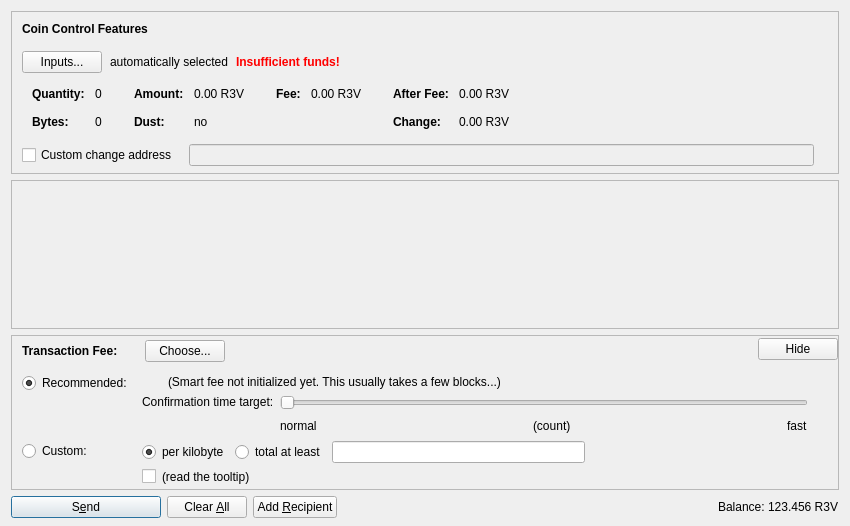
<?xml version="1.0" encoding="UTF-8"?>
<ui version="4.0">
 <class>SendCoinsDialog</class>
 <widget class="QDialog" name="SendCoinsDialog">
  <property name="geometry">
   <rect>
    <x>0</x>
    <y>0</y>
    <width>850</width>
    <height>526</height>
   </rect>
  </property>
  <property name="windowTitle">
   <string>Send Coins</string>
  </property>
  <layout class="QVBoxLayout" name="verticalLayout" stretch="0,1,0,0">
   <property name="bottomMargin">
    <number>8</number>
   </property>
   <item>
    <widget class="QFrame" name="frameCoinControl">
     <property name="sizePolicy">
      <sizepolicy hsizetype="Expanding" vsizetype="Expanding">
       <horstretch>0</horstretch>
       <verstretch>0</verstretch>
      </sizepolicy>
     </property>
     <property name="maximumSize">
      <size>
       <width>16777215</width>
       <height>16777215</height>
      </size>
     </property>
     <property name="frameShape">
      <enum>QFrame::StyledPanel</enum>
     </property>
     <property name="frameShadow">
      <enum>QFrame::Sunken</enum>
     </property>
     <layout class="QVBoxLayout" name="verticalLayoutCoinControl2">
      <property name="spacing">
       <number>0</number>
      </property>
      <property name="leftMargin">
       <number>0</number>
      </property>
      <property name="topMargin">
       <number>0</number>
      </property>
      <property name="rightMargin">
       <number>0</number>
      </property>
      <property name="bottomMargin">
       <number>6</number>
      </property>
      <item>
       <layout class="QVBoxLayout" name="verticalLayoutCoinControl" stretch="0,0,0,0,1">
        <property name="spacing">
         <number>0</number>
        </property>
        <property name="leftMargin">
         <number>10</number>
        </property>
        <property name="topMargin">
         <number>10</number>
        </property>
        <item>
         <layout class="QHBoxLayout" name="horizontalLayoutCoinControl1">
          <property name="bottomMargin">
           <number>15</number>
          </property>
          <item>
           <widget class="QLabel" name="labelCoinControlFeatures">
            <property name="sizePolicy">
             <sizepolicy hsizetype="Preferred" vsizetype="Maximum">
              <horstretch>0</horstretch>
              <verstretch>0</verstretch>
             </sizepolicy>
            </property>
            <property name="font">
             <font>
              <weight>75</weight>
              <bold>true</bold>
             </font>
            </property>
            <property name="styleSheet">
             <string notr="true">font-weight:bold;</string>
            </property>
            <property name="text">
             <string>Coin Control Features</string>
            </property>
           </widget>
          </item>
         </layout>
        </item>
        <item>
         <layout class="QHBoxLayout" name="horizontalLayoutCoinControl2" stretch="0,0,0,0">
          <property name="spacing">
           <number>8</number>
          </property>
          <property name="bottomMargin">
           <number>10</number>
          </property>
          <item>
           <widget class="QPushButton" name="pushButtonCoinControl">
            <property name="styleSheet">
             <string notr="true"/>
            </property>
            <property name="text">
             <string>Inputs...</string>
            </property>
            <property name="autoDefault">
             <bool>false</bool>
            </property>
           </widget>
          </item>
          <item>
           <widget class="QLabel" name="labelCoinControlAutomaticallySelected">
            <property name="text">
             <string>automatically selected</string>
            </property>
            <property name="margin">
             <number>5</number>
            </property>
           </widget>
          </item>
          <item>
           <widget class="QLabel" name="labelCoinControlInsuffFunds">
            <property name="font">
             <font>
              <weight>75</weight>
              <bold>true</bold>
             </font>
            </property>
            <property name="styleSheet">
             <string notr="true">color:red;font-weight:bold;</string>
            </property>
            <property name="text">
             <string>Insufficient funds!</string>
            </property>
            <property name="margin">
             <number>5</number>
            </property>
           </widget>
          </item>
          <item>
           <spacer name="horizontalSpacerCoinControl">
            <property name="orientation">
             <enum>Qt::Horizontal</enum>
            </property>
            <property name="sizeHint" stdset="0">
             <size>
              <width>40</width>
              <height>1</height>
             </size>
            </property>
           </spacer>
          </item>
         </layout>
        </item>
        <item>
         <widget class="QWidget" name="widgetCoinControl" native="true">
          <property name="sizePolicy">
           <sizepolicy hsizetype="Preferred" vsizetype="Preferred">
            <horstretch>0</horstretch>
            <verstretch>0</verstretch>
           </sizepolicy>
          </property>
          <property name="minimumSize">
           <size>
            <width>0</width>
            <height>0</height>
           </size>
          </property>
          <property name="styleSheet">
           <string notr="true"/>
          </property>
          <layout class="QHBoxLayout" name="horizontalLayoutCoinControl5">
           <property name="leftMargin">
            <number>0</number>
           </property>
           <property name="topMargin">
            <number>0</number>
           </property>
           <property name="rightMargin">
            <number>0</number>
           </property>
           <property name="bottomMargin">
            <number>0</number>
           </property>
           <item>
            <layout class="QHBoxLayout" name="horizontalLayoutCoinControl3" stretch="0,0,0,1">
             <property name="spacing">
              <number>20</number>
             </property>
             <property name="topMargin">
              <number>0</number>
             </property>
             <property name="bottomMargin">
              <number>10</number>
             </property>
             <item>
              <layout class="QFormLayout" name="formLayoutCoinControl1">
               <property name="horizontalSpacing">
                <number>10</number>
               </property>
               <property name="verticalSpacing">
                <number>14</number>
               </property>
               <property name="leftMargin">
                <number>10</number>
               </property>
               <property name="topMargin">
                <number>4</number>
               </property>
               <property name="rightMargin">
                <number>6</number>
               </property>
               <item row="0" column="0">
                <widget class="QLabel" name="labelCoinControlQuantityText">
                 <property name="font">
                  <font>
                   <weight>75</weight>
                   <bold>true</bold>
                  </font>
                 </property>
                 <property name="text">
                  <string>Quantity:</string>
                 </property>
                 <property name="margin">
                  <number>0</number>
                 </property>
                </widget>
               </item>
               <item row="0" column="1">
                <widget class="QLabel" name="labelCoinControlQuantity">
                 <property name="cursor">
                  <cursorShape>IBeamCursor</cursorShape>
                 </property>
                 <property name="contextMenuPolicy">
                  <enum>Qt::ActionsContextMenu</enum>
                 </property>
                 <property name="text">
                  <string notr="true">0</string>
                 </property>
                 <property name="margin">
                  <number>0</number>
                 </property>
                 <property name="textInteractionFlags">
                  <set>Qt::LinksAccessibleByMouse|Qt::TextSelectableByKeyboard|Qt::TextSelectableByMouse</set>
                 </property>
                </widget>
               </item>
               <item row="1" column="0">
                <widget class="QLabel" name="labelCoinControlBytesText">
                 <property name="font">
                  <font>
                   <weight>75</weight>
                   <bold>true</bold>
                  </font>
                 </property>
                 <property name="text">
                  <string>Bytes:</string>
                 </property>
                </widget>
               </item>
               <item row="1" column="1">
                <widget class="QLabel" name="labelCoinControlBytes">
                 <property name="cursor">
                  <cursorShape>IBeamCursor</cursorShape>
                 </property>
                 <property name="contextMenuPolicy">
                  <enum>Qt::ActionsContextMenu</enum>
                 </property>
                 <property name="text">
                  <string notr="true">0</string>
                 </property>
                 <property name="textInteractionFlags">
                  <set>Qt::LinksAccessibleByMouse|Qt::TextSelectableByKeyboard|Qt::TextSelectableByMouse</set>
                 </property>
                </widget>
               </item>
              </layout>
             </item>
             <item>
              <layout class="QFormLayout" name="formLayoutCoinControl2">
               <property name="horizontalSpacing">
                <number>10</number>
               </property>
               <property name="verticalSpacing">
                <number>14</number>
               </property>
               <property name="leftMargin">
                <number>6</number>
               </property>
               <property name="topMargin">
                <number>4</number>
               </property>
               <property name="rightMargin">
                <number>6</number>
               </property>
               <item row="0" column="0">
                <widget class="QLabel" name="labelCoinControlAmountText">
                 <property name="font">
                  <font>
                   <weight>75</weight>
                   <bold>true</bold>
                  </font>
                 </property>
                 <property name="text">
                  <string>Amount:</string>
                 </property>
                 <property name="margin">
                  <number>0</number>
                 </property>
                </widget>
               </item>
               <item row="0" column="1">
                <widget class="QLabel" name="labelCoinControlAmount">
                 <property name="cursor">
                  <cursorShape>IBeamCursor</cursorShape>
                 </property>
                 <property name="contextMenuPolicy">
                  <enum>Qt::ActionsContextMenu</enum>
                 </property>
                 <property name="text">
                  <string notr="true">0.00 R3V</string>
                 </property>
                 <property name="textInteractionFlags">
                  <set>Qt::LinksAccessibleByMouse|Qt::TextSelectableByKeyboard|Qt::TextSelectableByMouse</set>
                 </property>
                </widget>
               </item>
               <item row="1" column="0">
                <widget class="QLabel" name="labelCoinControlLowOutputText">
                 <property name="font">
                  <font>
                   <weight>75</weight>
                   <bold>true</bold>
                  </font>
                 </property>
                 <property name="text">
                  <string>Dust:</string>
                 </property>
                </widget>
               </item>
               <item row="1" column="1">
                <widget class="QLabel" name="labelCoinControlLowOutput">
                 <property name="cursor">
                  <cursorShape>IBeamCursor</cursorShape>
                 </property>
                 <property name="contextMenuPolicy">
                  <enum>Qt::ActionsContextMenu</enum>
                 </property>
                 <property name="text">
                  <string notr="true">no</string>
                 </property>
                 <property name="textInteractionFlags">
                  <set>Qt::LinksAccessibleByMouse|Qt::TextSelectableByKeyboard|Qt::TextSelectableByMouse</set>
                 </property>
                </widget>
               </item>
              </layout>
             </item>
             <item>
              <layout class="QFormLayout" name="formLayoutCoinControl3">
               <property name="horizontalSpacing">
                <number>10</number>
               </property>
               <property name="verticalSpacing">
                <number>14</number>
               </property>
               <property name="leftMargin">
                <number>6</number>
               </property>
               <property name="topMargin">
                <number>4</number>
               </property>
               <property name="rightMargin">
                <number>6</number>
               </property>
               <item row="0" column="0">
                <widget class="QLabel" name="labelCoinControlFeeText">
                 <property name="font">
                  <font>
                   <weight>75</weight>
                   <bold>true</bold>
                  </font>
                 </property>
                 <property name="text">
                  <string>Fee:</string>
                 </property>
                 <property name="margin">
                  <number>0</number>
                 </property>
                </widget>
               </item>
               <item row="0" column="1">
                <widget class="QLabel" name="labelCoinControlFee">
                 <property name="cursor">
                  <cursorShape>IBeamCursor</cursorShape>
                 </property>
                 <property name="contextMenuPolicy">
                  <enum>Qt::ActionsContextMenu</enum>
                 </property>
                 <property name="text">
                  <string notr="true">0.00 R3V</string>
                 </property>
                 <property name="textInteractionFlags">
                  <set>Qt::LinksAccessibleByMouse|Qt::TextSelectableByKeyboard|Qt::TextSelectableByMouse</set>
                 </property>
                </widget>
               </item>
              </layout>
             </item>
             <item>
              <layout class="QFormLayout" name="formLayoutCoinControl4">
               <property name="horizontalSpacing">
                <number>10</number>
               </property>
               <property name="verticalSpacing">
                <number>14</number>
               </property>
               <property name="leftMargin">
                <number>6</number>
               </property>
               <property name="topMargin">
                <number>4</number>
               </property>
               <property name="rightMargin">
                <number>6</number>
               </property>
               <item row="0" column="0">
                <widget class="QLabel" name="labelCoinControlAfterFeeText">
                 <property name="font">
                  <font>
                   <weight>75</weight>
                   <bold>true</bold>
                  </font>
                 </property>
                 <property name="text">
                  <string>After Fee:</string>
                 </property>
                 <property name="margin">
                  <number>0</number>
                 </property>
                </widget>
               </item>
               <item row="0" column="1">
                <widget class="QLabel" name="labelCoinControlAfterFee">
                 <property name="cursor">
                  <cursorShape>IBeamCursor</cursorShape>
                 </property>
                 <property name="contextMenuPolicy">
                  <enum>Qt::ActionsContextMenu</enum>
                 </property>
                 <property name="text">
                  <string notr="true">0.00 R3V</string>
                 </property>
                 <property name="textInteractionFlags">
                  <set>Qt::LinksAccessibleByMouse|Qt::TextSelectableByKeyboard|Qt::TextSelectableByMouse</set>
                 </property>
                </widget>
               </item>
               <item row="1" column="0">
                <widget class="QLabel" name="labelCoinControlChangeText">
                 <property name="font">
                  <font>
                   <weight>75</weight>
                   <bold>true</bold>
                  </font>
                 </property>
                 <property name="text">
                  <string>Change:</string>
                 </property>
                </widget>
               </item>
               <item row="1" column="1">
                <widget class="QLabel" name="labelCoinControlChange">
                 <property name="cursor">
                  <cursorShape>IBeamCursor</cursorShape>
                 </property>
                 <property name="contextMenuPolicy">
                  <enum>Qt::ActionsContextMenu</enum>
                 </property>
                 <property name="text">
                  <string notr="true">0.00 R3V</string>
                 </property>
                 <property name="textInteractionFlags">
                  <set>Qt::LinksAccessibleByMouse|Qt::TextSelectableByKeyboard|Qt::TextSelectableByMouse</set>
                 </property>
                </widget>
               </item>
              </layout>
             </item>
            </layout>
           </item>
          </layout>
         </widget>
        </item>
        <item>
         <layout class="QHBoxLayout" name="horizontalLayoutCoinControl4" stretch="0,0,0">
          <property name="spacing">
           <number>12</number>
          </property>
          <property name="sizeConstraint">
           <enum>QLayout::SetDefaultConstraint</enum>
          </property>
          <property name="topMargin">
           <number>5</number>
          </property>
          <property name="rightMargin">
           <number>5</number>
          </property>
          <item>
           <widget class="QCheckBox" name="checkBoxCoinControlChange">
            <property name="toolTip">
             <string>If this is activated, but the change address is empty or invalid, change will be sent to a newly generated address.</string>
            </property>
            <property name="text">
             <string>Custom change address</string>
            </property>
           </widget>
          </item>
          <item>
           <widget class="QValidatedLineEdit" name="lineEditCoinControlChange">
            <property name="enabled">
             <bool>false</bool>
            </property>
            <property name="sizePolicy">
             <sizepolicy hsizetype="Expanding" vsizetype="Fixed">
              <horstretch>0</horstretch>
              <verstretch>0</verstretch>
             </sizepolicy>
            </property>
           </widget>
          </item>
          <item>
           <widget class="QLabel" name="labelCoinControlChangeLabel">
            <property name="sizePolicy">
             <sizepolicy hsizetype="Preferred" vsizetype="Expanding">
              <horstretch>0</horstretch>
              <verstretch>0</verstretch>
             </sizepolicy>
            </property>
            <property name="minimumSize">
             <size>
              <width>0</width>
              <height>0</height>
             </size>
            </property>
            <property name="text">
             <string/>
            </property>
            <property name="margin">
             <number>3</number>
            </property>
           </widget>
          </item>
         </layout>
        </item>
        <item>
         <spacer name="verticalSpacerCoinControl">
          <property name="orientation">
           <enum>Qt::Vertical</enum>
          </property>
          <property name="sizeHint" stdset="0">
           <size>
            <width>800</width>
            <height>1</height>
           </size>
          </property>
         </spacer>
        </item>
       </layout>
      </item>
     </layout>
    </widget>
   </item>
   <item>
    <widget class="QScrollArea" name="scrollArea">
     <property name="widgetResizable">
      <bool>true</bool>
     </property>
     <widget class="QWidget" name="scrollAreaWidgetContents">
      <property name="geometry">
       <rect>
        <x>0</x>
        <y>0</y>
        <width>830</width>
        <height>104</height>
       </rect>
      </property>
      <layout class="QVBoxLayout" name="verticalLayout_2" stretch="0,1">
       <property name="leftMargin">
        <number>0</number>
       </property>
       <property name="topMargin">
        <number>0</number>
       </property>
       <property name="rightMargin">
        <number>0</number>
       </property>
       <property name="bottomMargin">
        <number>0</number>
       </property>
       <item>
        <layout class="QVBoxLayout" name="entries">
         <property name="spacing">
          <number>6</number>
         </property>
        </layout>
       </item>
       <item>
        <spacer name="verticalSpacer">
         <property name="orientation">
          <enum>Qt::Vertical</enum>
         </property>
         <property name="sizeHint" stdset="0">
          <size>
           <width>20</width>
           <height>40</height>
          </size>
         </property>
        </spacer>
       </item>
      </layout>
     </widget>
    </widget>
   </item>
   <item>
    <widget class="QFrame" name="frameFee">
     <property name="sizePolicy">
      <sizepolicy hsizetype="Expanding" vsizetype="Expanding">
       <horstretch>0</horstretch>
       <verstretch>0</verstretch>
      </sizepolicy>
     </property>
     <property name="maximumSize">
      <size>
       <width>16777215</width>
       <height>16777215</height>
      </size>
     </property>
     <property name="frameShape">
      <enum>QFrame::StyledPanel</enum>
     </property>
     <property name="frameShadow">
      <enum>QFrame::Sunken</enum>
     </property>
     <layout class="QVBoxLayout" name="verticalLayoutFee1">
      <property name="spacing">
       <number>0</number>
      </property>
      <property name="leftMargin">
       <number>0</number>
      </property>
      <property name="topMargin">
       <number>0</number>
      </property>
      <property name="rightMargin">
       <number>0</number>
      </property>
      <property name="bottomMargin">
       <number>0</number>
      </property>
      <item>
       <layout class="QVBoxLayout" name="verticalLayoutFee2" stretch="0,0,0">
        <property name="spacing">
         <number>0</number>
        </property>
        <property name="leftMargin">
         <number>10</number>
        </property>
        <property name="topMargin">
         <number>0</number>
        </property>
        <item>
         <layout class="QHBoxLayout" name="horizontalLayoutFee1">
          <property name="bottomMargin">
           <number>0</number>
          </property>
          <item>
           <layout class="QVBoxLayout" name="verticalLayoutFee7">
            <property name="spacing">
             <number>0</number>
            </property>
            <item>
             <spacer name="verticalSpacerSmartFee">
              <property name="orientation">
               <enum>Qt::Vertical</enum>
              </property>
              <property name="sizeType">
               <enum>QSizePolicy::Fixed</enum>
              </property>
              <property name="sizeHint" stdset="0">
               <size>
                <width>1</width>
                <height>4</height>
               </size>
              </property>
             </spacer>
            </item>
            <item>
             <layout class="QHBoxLayout" name="horizontalLayoutSmartFee">
              <property name="spacing">
               <number>10</number>
              </property>
              <item>
               <widget class="QLabel" name="labelFeeHeadline">
                <property name="sizePolicy">
                 <sizepolicy hsizetype="Preferred" vsizetype="Maximum">
                  <horstretch>0</horstretch>
                  <verstretch>0</verstretch>
                 </sizepolicy>
                </property>
                <property name="font">
                 <font>
                  <weight>75</weight>
                  <bold>true</bold>
                 </font>
                </property>
                <property name="styleSheet">
                 <string notr="true">font-weight:bold;</string>
                </property>
                <property name="text">
                 <string>Transaction Fee:</string>
                </property>
               </widget>
              </item>
              <item>
               <widget class="QLabel" name="labelFeeMinimized">
                <property name="text">
                 <string/>
                </property>
               </widget>
              </item>
              <item>
               <widget class="QPushButton" name="buttonChooseFee">
                <property name="text">
                 <string>Choose...</string>
                </property>
               </widget>
              </item>
             </layout>
            </item>
            <item>
             <spacer name="verticalSpacer_5">
              <property name="orientation">
               <enum>Qt::Vertical</enum>
              </property>
              <property name="sizeHint" stdset="0">
               <size>
                <width>1</width>
                <height>1</height>
               </size>
              </property>
             </spacer>
            </item>
           </layout>
          </item>
          <item>
           <spacer name="horizontalSpacer_4">
            <property name="orientation">
             <enum>Qt::Horizontal</enum>
            </property>
            <property name="sizeHint" stdset="0">
             <size>
              <width>40</width>
              <height>20</height>
             </size>
            </property>
           </spacer>
          </item>
          <item>
           <widget class="QPushButton" name="buttonMinimizeFee">
            <property name="toolTip">
             <string>collapse fee-settings</string>
            </property>
            <property name="text">
             <string>Hide</string>
            </property>
           </widget>
          </item>
         </layout>
        </item>
        <item>
         <widget class="QFrame" name="frameFeeSelection">
          <layout class="QVBoxLayout" name="verticalLayoutFee12">
           <property name="spacing">
            <number>0</number>
           </property>
           <property name="leftMargin">
            <number>0</number>
           </property>
           <property name="topMargin">
            <number>0</number>
           </property>
           <property name="rightMargin">
            <number>0</number>
           </property>
           <property name="bottomMargin">
            <number>0</number>
           </property>
           <item>
            <layout class="QGridLayout" name="gridLayoutFee">
             <property name="topMargin">
              <number>10</number>
             </property>
             <property name="bottomMargin">
              <number>4</number>
             </property>
             <property name="horizontalSpacing">
              <number>10</number>
             </property>
             <property name="verticalSpacing">
              <number>4</number>
             </property>
             <item row="1" column="1">
              <layout class="QVBoxLayout" name="verticalLayoutFee8">
               <property name="spacing">
                <number>6</number>
               </property>
               <item>
                <layout class="QHBoxLayout" name="horizontalLayoutFee13">
                 <item>
                  <widget class="QRadioButton" name="radioCustomPerKilobyte">
                   <property name="toolTip">
                    <string>If the custom fee is set to 1000 satoshis and the transaction is only 250 bytes, then &quot;per kilobyte&quot; only pays 250 satoshis in fee, while &quot;total at least&quot; pays 1000 satoshis. For transactions bigger than a kilobyte both pay by kilobyte.</string>
                   </property>
                   <property name="text">
                    <string>per kilobyte</string>
                   </property>
                   <property name="checked">
                    <bool>true</bool>
                   </property>
                   <attribute name="buttonGroup">
                    <string notr="true">groupCustomFee</string>
                   </attribute>
                  </widget>
                 </item>
                 <item>
                  <widget class="QRadioButton" name="radioCustomAtLeast">
                   <property name="toolTip">
                    <string>If the custom fee is set to 1000 satoshis and the transaction is only 250 bytes, then &quot;per kilobyte&quot; only pays 250 satoshis in fee, while &quot;total at least&quot; pays 1000 satoshis. For transactions bigger than a kilobyte both pay by kilobyte.</string>
                   </property>
                   <property name="text">
                    <string>total at least</string>
                   </property>
                   <attribute name="buttonGroup">
                    <string notr="true">groupCustomFee</string>
                   </attribute>
                  </widget>
                 </item>
                 <item>
                  <widget class="BitcoinAmountField" name="customFee"/>
                 </item>
                 <item>
                  <spacer name="horizontalSpacer_6">
                   <property name="orientation">
                    <enum>Qt::Horizontal</enum>
                   </property>
                   <property name="sizeHint" stdset="0">
                    <size>
                     <width>1</width>
                     <height>1</height>
                    </size>
                   </property>
                  </spacer>
                 </item>
                </layout>
               </item>
               <item>
                <layout class="QHBoxLayout" name="horizontalLayoutFee8">
                 <item>
                  <widget class="QCheckBox" name="checkBoxMinimumFee">
                   <property name="toolTip">
                    <string>Paying only the minimum fee is just fine as long as there is less transaction volume than space in the blocks. But be aware that this can end up in a never confirming transaction once there is more demand for r3vcoin transactions than the network can process.</string>
                   </property>
                   <property name="text">
                    <string/>
                   </property>
                  </widget>
                 </item>
                 <item>
                  <widget class="QLabel" name="labelMinFeeWarning">
                   <property name="enabled">
                    <bool>true</bool>
                   </property>
                   <property name="toolTip">
                    <string>Paying only the minimum fee is just fine as long as there is less transaction volume than space in the blocks. But be aware that this can end up in a never confirming transaction once there is more demand for r3vcoin transactions than the network can process.</string>
                   </property>
                   <property name="text">
                    <string>(read the tooltip)</string>
                   </property>
                   <property name="margin">
                    <number>5</number>
                   </property>
                  </widget>
                 </item>
                 <item>
                  <spacer name="horizontalSpacer_2">
                   <property name="orientation">
                    <enum>Qt::Horizontal</enum>
                   </property>
                   <property name="sizeHint" stdset="0">
                    <size>
                     <width>1</width>
                     <height>1</height>
                    </size>
                   </property>
                  </spacer>
                 </item>
                </layout>
               </item>
              </layout>
             </item>
             <item row="0" column="0">
              <layout class="QVBoxLayout" name="verticalLayoutFee4" stretch="0,1">
               <item>
                <widget class="QRadioButton" name="radioSmartFee">
                 <property name="text">
                  <string>Recommended:</string>
                 </property>
                 <property name="checked">
                  <bool>true</bool>
                 </property>
                 <attribute name="buttonGroup">
                  <string notr="true">groupFee</string>
                 </attribute>
                </widget>
               </item>
               <item>
                <spacer name="verticalSpacer_2">
                 <property name="orientation">
                  <enum>Qt::Vertical</enum>
                 </property>
                 <property name="sizeHint" stdset="0">
                  <size>
                   <width>1</width>
                   <height>1</height>
                  </size>
                 </property>
                </spacer>
               </item>
              </layout>
             </item>
             <item row="1" column="0">
              <layout class="QVBoxLayout" name="verticalLayoutFee9" stretch="0,1">
               <item>
                <widget class="QRadioButton" name="radioCustomFee">
                 <property name="text">
                  <string>Custom:</string>
                 </property>
                 <attribute name="buttonGroup">
                  <string notr="true">groupFee</string>
                 </attribute>
                </widget>
               </item>
               <item>
                <spacer name="verticalSpacer_6">
                 <property name="orientation">
                  <enum>Qt::Vertical</enum>
                 </property>
                 <property name="sizeHint" stdset="0">
                  <size>
                   <width>1</width>
                   <height>1</height>
                  </size>
                 </property>
                </spacer>
               </item>
              </layout>
             </item>
             <item row="0" column="1">
              <layout class="QVBoxLayout" name="verticalLayoutFee3" stretch="0,0,1">
               <property name="spacing">
                <number>6</number>
               </property>
               <property name="topMargin">
                <number>2</number>
               </property>
               <item>
                <layout class="QHBoxLayout" name="horizontalLayoutFee12">
                 <item>
                  <widget class="QLabel" name="labelSmartFee">
                   <property name="text">
                    <string/>
                   </property>
                   <property name="margin">
                    <number>2</number>
                   </property>
                  </widget>
                 </item>
                 <item>
                  <widget class="QLabel" name="labelFeeEstimation">
                   <property name="text">
                    <string/>
                   </property>
                  </widget>
                 </item>
                 <item>
                  <widget class="QLabel" name="labelSmartFee2">
                   <property name="text">
                    <string>(Smart fee not initialized yet. This usually takes a few blocks...)</string>
                   </property>
                   <property name="margin">
                    <number>2</number>
                   </property>
                  </widget>
                 </item>
                 <item>
                  <spacer name="horizontalSpacer_5">
                   <property name="orientation">
                    <enum>Qt::Horizontal</enum>
                   </property>
                   <property name="sizeHint" stdset="0">
                    <size>
                     <width>1</width>
                     <height>1</height>
                    </size>
                   </property>
                  </spacer>
                 </item>
                </layout>
               </item>
               <item>
                <layout class="QHBoxLayout" name="horizontalLayoutFee9">
                 <item>
                  <layout class="QVBoxLayout" name="verticalLayoutFee6">
                   <item>
                    <widget class="QLabel" name="labelSmartFee3">
                     <property name="text">
                      <string>Confirmation time target:</string>
                     </property>
                     <property name="margin">
                      <number>2</number>
                     </property>
                    </widget>
                   </item>
                   <item>
                    <spacer name="verticalSpacer_3">
                     <property name="orientation">
                      <enum>Qt::Vertical</enum>
                     </property>
                     <property name="sizeHint" stdset="0">
                      <size>
                       <width>1</width>
                       <height>1</height>
                      </size>
                     </property>
                    </spacer>
                   </item>
                  </layout>
                 </item>
                 <item>
                  <layout class="QVBoxLayout" name="verticalLayoutFee5">
                   <property name="rightMargin">
                    <number>30</number>
                   </property>
                   <item>
                    <widget class="QSlider" name="sliderSmartFee">
                     <property name="minimum">
                      <number>0</number>
                     </property>
                     <property name="maximum">
                      <number>23</number>
                     </property>
                     <property name="pageStep">
                      <number>1</number>
                     </property>
                     <property name="value">
                      <number>0</number>
                     </property>
                     <property name="orientation">
                      <enum>Qt::Horizontal</enum>
                     </property>
                     <property name="invertedAppearance">
                      <bool>false</bool>
                     </property>
                     <property name="invertedControls">
                      <bool>false</bool>
                     </property>
                     <property name="tickPosition">
                      <enum>QSlider::NoTicks</enum>
                     </property>
                    </widget>
                   </item>
                   <item>
                    <layout class="QHBoxLayout" name="horizontalLayoutFee10">
                     <item>
                      <widget class="QLabel" name="labelSmartFeeNormal">
                       <property name="text">
                        <string>normal</string>
                       </property>
                      </widget>
                     </item>
                     <item>
                      <spacer name="horizontalSpacer_7">
                       <property name="orientation">
                        <enum>Qt::Horizontal</enum>
                       </property>
                       <property name="sizeHint" stdset="0">
                        <size>
                         <width>40</width>
                         <height>20</height>
                        </size>
                       </property>
                      </spacer>
                     </item>
                     <item>
                      <widget class="QLabel" name="confirmationTargetLabel">
                       <property name="text">
                        <string notr="true">(count)</string>
                       </property>
                      </widget>
                     </item>
                     <item>
                      <spacer name="horizontalSpacer_3">
                       <property name="orientation">
                        <enum>Qt::Horizontal</enum>
                       </property>
                       <property name="sizeHint" stdset="0">
                        <size>
                         <width>40</width>
                         <height>20</height>
                        </size>
                       </property>
                      </spacer>
                     </item>
                     <item>
                      <widget class="QLabel" name="labelSmartFeeFast">
                       <property name="text">
                        <string>fast</string>
                       </property>
                      </widget>
                     </item>
                    </layout>
                   </item>
                  </layout>
                 </item>
                </layout>
               </item>
               <item>
                <spacer name="verticalSpacer_4">
                 <property name="orientation">
                  <enum>Qt::Vertical</enum>
                 </property>
                 <property name="sizeHint" stdset="0">
                  <size>
                   <width>1</width>
                   <height>1</height>
                  </size>
                 </property>
                </spacer>
               </item>
              </layout>
             </item>
            </layout>
           </item>
          </layout>
         </widget>
        </item>
        <item>
         <spacer name="verticalSpacerFee">
          <property name="orientation">
           <enum>Qt::Vertical</enum>
          </property>
          <property name="sizeHint" stdset="0">
           <size>
            <width>800</width>
            <height>1</height>
           </size>
          </property>
         </spacer>
        </item>
       </layout>
      </item>
     </layout>
    </widget>
   </item>
   <item>
    <layout class="QHBoxLayout" name="horizontalLayout">
     <item>
      <widget class="QPushButton" name="sendButton">
       <property name="minimumSize">
        <size>
         <width>150</width>
         <height>0</height>
        </size>
       </property>
       <property name="toolTip">
        <string>Confirm the send action</string>
       </property>
       <property name="text">
        <string>S&amp;end</string>
       </property>
       <property name="icon">
        <iconset resource="../bitcoin.qrc">
         <normaloff>:/icons/send</normaloff>:/icons/send</iconset>
       </property>
       <property name="autoDefault">
        <bool>false</bool>
       </property>
       <property name="default">
        <bool>true</bool>
       </property>
      </widget>
     </item>
     <item>
      <widget class="QPushButton" name="clearButton">
       <property name="sizePolicy">
        <sizepolicy hsizetype="Minimum" vsizetype="Fixed">
         <horstretch>0</horstretch>
         <verstretch>0</verstretch>
        </sizepolicy>
       </property>
       <property name="toolTip">
        <string>Clear all fields of the form.</string>
       </property>
       <property name="text">
        <string>Clear &amp;All</string>
       </property>
       <property name="icon">
        <iconset resource="../bitcoin.qrc">
         <normaloff>:/icons/remove</normaloff>:/icons/remove</iconset>
       </property>
       <property name="autoDefault">
        <bool>false</bool>
       </property>
      </widget>
     </item>
     <item>
      <widget class="QPushButton" name="addButton">
       <property name="toolTip">
        <string>Send to multiple recipients at once</string>
       </property>
       <property name="text">
        <string>Add &amp;Recipient</string>
       </property>
       <property name="icon">
        <iconset resource="../bitcoin.qrc">
         <normaloff>:/icons/add</normaloff>:/icons/add</iconset>
       </property>
       <property name="autoDefault">
        <bool>false</bool>
       </property>
      </widget>
     </item>
     <item>
      <spacer name="horizontalSpacer">
       <property name="orientation">
        <enum>Qt::Horizontal</enum>
       </property>
       <property name="sizeHint" stdset="0">
        <size>
         <width>40</width>
         <height>20</height>
        </size>
       </property>
      </spacer>
     </item>
     <item>
      <layout class="QHBoxLayout" name="horizontalLayout_2">
       <property name="spacing">
        <number>3</number>
       </property>
       <item>
        <widget class="QLabel" name="label">
         <property name="sizePolicy">
          <sizepolicy hsizetype="Preferred" vsizetype="Fixed">
           <horstretch>0</horstretch>
           <verstretch>0</verstretch>
          </sizepolicy>
         </property>
         <property name="text">
          <string>Balance:</string>
         </property>
        </widget>
       </item>
       <item>
        <widget class="QLabel" name="labelBalance">
         <property name="sizePolicy">
          <sizepolicy hsizetype="Preferred" vsizetype="Fixed">
           <horstretch>0</horstretch>
           <verstretch>0</verstretch>
          </sizepolicy>
         </property>
         <property name="cursor">
          <cursorShape>IBeamCursor</cursorShape>
         </property>
         <property name="text">
          <string notr="true">123.456 R3V</string>
         </property>
         <property name="textInteractionFlags">
          <set>Qt::LinksAccessibleByMouse|Qt::TextSelectableByKeyboard|Qt::TextSelectableByMouse</set>
         </property>
        </widget>
       </item>
      </layout>
     </item>
    </layout>
   </item>
  </layout>
 </widget>
 <customwidgets>
  <customwidget>
   <class>QValidatedLineEdit</class>
   <extends>QLineEdit</extends>
   <header>qvalidatedlineedit.h</header>
  </customwidget>
  <customwidget>
   <class>BitcoinAmountField</class>
   <extends>QLineEdit</extends>
   <header>bitcoinamountfield.h</header>
   <container>1</container>
  </customwidget>
 </customwidgets>
 <resources>
  <include location="../bitcoin.qrc"/>
 </resources>
 <connections/>
 <buttongroups>
  <buttongroup name="groupFee"/>
  <buttongroup name="groupCustomFee"/>
 </buttongroups>
</ui>
